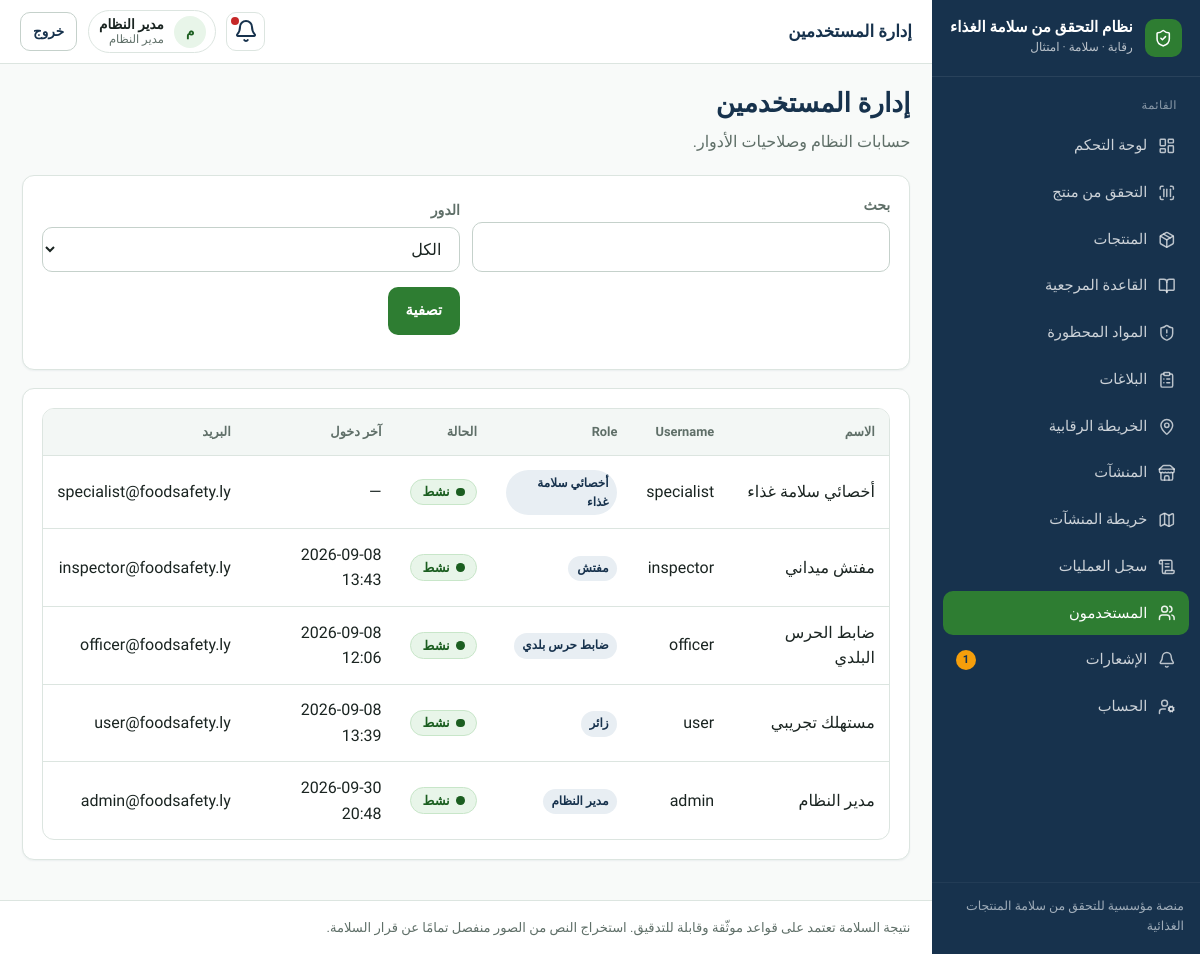
Page /accounts/users/ (signed in) on the committed database.
### apps/accounts/models.py (models this page shows, shortened)
class User(AbstractUser):
    id = models.UUIDField(primary_key=True, default=uuid.uuid4, editable=False)
    full_name = models.CharField("الاسم الكامل", max_length=150, blank=True)
    phone = models.CharField("الهاتف", max_length=20, blank=True, null=True, unique=True)
    role = models.CharField(
        max_length=32,
        choices=Role.choices,
        default=Role.USER,
        db_index=True,
    )
    preferred_language = models.CharField(
        max_length=2,
        choices=[("ar", "العربية"), ("en", "English")],
        default="ar",
    )
    is_active = models.BooleanField(default=True)
    class Meta:
        verbose_name = "مستخدم"
        verbose_name_plural = "المستخدمون"
        ordering = ["-date_joined"]

### apps/accounts/views.py (the view)
# urls.py: path("users/", user_list, name="users"),
@login_required
def user_list(request):
    if request.user.role != Role.ADMIN and not request.user.is_superuser:
        return redirect("core:home")
    q = request.GET.get("q", "").strip()
    role = request.GET.get("role", "").strip()
    qs = User.objects.all().order_by("-date_joined")
    if q:
        qs = qs.filter(
            Q(username__icontains=q) | Q(full_name__icontains=q) | Q(email__icontains=q)
        )
    if role:
        qs = qs.filter(role=role)
    page = Paginator(qs, 25).get_page(request.GET.get("page"))
    return render(
        request,
        "accounts/users.html",
        {"page_obj": page, "q": q, "role": role, "role_choices": Role.choices},
    )

### apps/core/context_processors.py (called while the page is built)
def _item(label, url_name, icon, match_prefixes=None):
    return {
        "label": label,
        "url_name": url_name,
        "icon": icon,
        "match_prefixes": match_prefixes or [],
    }

### templates/accounts/users.html (shortened to what this page needs)
{% extends "base.html" %}
{% block topbar_title %}إدارة المستخدمين{% endblock %}
{% block content %}
<div class="page-header">
  <div>
    <h1>إدارة المستخدمين</h1>
    <p class="lead">حسابات النظام وصلاحيات الأدوار.</p>
  </div>
</div>
<section class="card panel">
  <form method="get" class="filters">
    <div><label>بحث</label><input type="search" name="q" value="{{ q }}"></div>
    <div>
      <label>الدور</label>
      <select name="role">
        <option value="">الكل</option>
      </select>
    </div>
    <div><button class="btn btn-primary" type="submit">تصفية</button></div>
  </form>
</section>
<section class="card">
  <div class="table-wrap">
    <table class="table">
      <thead>
        <tr><th>الاسم</th><th>Username</th><th>Role</th><th>الحالة</th><th>آخر دخول</th><th>البريد</th></tr>
      </thead>
      <tbody>
        {% for u in page_obj %}
        <tr>
          <td>{{ u.full_name|default:u.username }}</td>
          <td>{{ u.username }}</td>
          <td><span class="role-badge">{{ u.get_role_display }}</span></td>
          <td>{% if u.is_active %}{% include "partials/status_badge.html" with code="SAFE" label="نشط" %}{% else %}{% include "partials/status_badge.html" with code="UNSAFE" label="موقوف" %}{% endif %}</td>
          <td>{{ u.last_login|date:"Y-m-d H:i"|default:"—" }}</td>
          <td>{{ u.email|default:"—" }}</td>
        </tr>
        {% empty %}
        <tr><td colspan="6"><div class="empty-state"><h3>لا مستخدمين</h3></div></td></tr>
        {% endfor %}
      </tbody>
    </table>
  </div>
</section>
{% endblock %}

### templates/base.html (shortened to what this page needs)
{% load static %}
<!DOCTYPE html>
<html lang="ar" dir="rtl">
<head>
  <link rel="stylesheet" href="{% static 'css/design-system.css' %}">
</head>
<body class="{% block body_class %}{% endblock %}">
{% if use_app_shell %}
  <div class="app-shell">
    <aside class="sidebar" id="sidebar">
      <a class="sidebar-brand" href="{% url 'core:home' %}">
        <span class="brand-mark" aria-hidden="true"><i data-lucide="shield-check"></i></span>
        <span class="brand-text">
          <strong>{{ app_name_ar }}</strong>
          <span>رقابة · سلامة · امتثال</span>
        </span>
      </a>
      <nav class="sidebar-nav" aria-label="القائمة الرئيسية">
        <div class="nav-section">
          <div class="nav-section-title">القائمة</div>
          {% for item in nav_items %}
            <a class="nav-link {% if item.active %}active{% endif %}" href="{{ item.url }}">
              <i data-lucide="{{ item.icon }}"></i>
              <span>{{ item.label }}</span>
              {% if item.url_name == 'notifications:list' and unread_notifications %}
                <span class="nav-badge">{{ unread_notifications }}</span>
              {% endif %}
            </a>
          {% endfor %}
        </div>
      </nav>
      <div class="sidebar-footer">منصة مؤسسية للتحقق من سلامة المنتجات الغذائية</div>
    </aside>
    <div class="main-wrap">
      <header class="topbar">
        <div class="topbar-left">
          <div class="page-title-top">{% block topbar_title %}{{ app_name_ar }}{% endblock %}</div>
        </div>
        <div class="topbar-right">
          <a class="icon-btn" href="{% url 'notifications:list' %}" title="الإشعارات" aria-label="الإشعارات">
            <i data-lucide="bell"></i>
            {% if unread_notifications %}<span class="dot"></span>{% endif %}
          </a>
          <div class="user-chip">
            <span class="user-avatar">{{ user.full_name|default:user.username|make_list|first|upper }}</span>
            <span class="user-meta">
              <strong>{{ user.full_name|default:user.username }}</strong>
              <span>{{ user.get_role_display }}</span>
            </span>
          </div>
          <form method="post" action="{% url 'accounts:logout' %}">
            <button class="btn btn-secondary btn-sm" type="submit">خروج</button>
          </form>
        </div>
      </header>
{% endif %}
      <main class="content"{% if not use_app_shell %} style="max-width:1100px;margin:0 auto"{% endif %}>
        {% block content %}{% endblock %}
      </main>
{% if use_app_shell %}
      <footer class="app-footer">
        نتيجة السلامة تعتمد على قواعد موثّقة وقابلة للتدقيق. استخراج النص من الصور منفصل تمامًا عن قرار السلامة.
      </footer>
    </div>
  </div>
{% else %}
  </div>
{% endif %}
</body>
</html>

### templates/partials/status_badge.html (shortened to what this page needs)
<span class="status-badge status-{{ code }}">
  <span class="dot" aria-hidden="true"></span>
  {{ label }}
</span>

### rows in the picture
User: full_name|make_list "م", full_name "مدير النظام", role "مدير النظام", username "admin", label "نشط", last_login "2026-09-30 20:48", email "admin@foodsafety.ly"
User: full_name "أخصائي سلامة غذاء", username "specialist", role "أخصائي سلامة غذاء", label "نشط", last_login "—", email "specialist@foodsafety.ly"
User: full_name "مفتش ميداني", username "inspector", role "مفتش", label "نشط", last_login "2026-09-08 13:43", email "inspector@foodsafety.ly"
User: full_name "ضابط الحرس البلدي", username "officer", role "ضابط حرس بلدي", label "نشط", last_login "2026-09-08 12:06", email "officer@foodsafety.ly"
User: full_name "مستهلك تجريبي", username "user", role "زائر", label "نشط", last_login "2026-09-08 13:39", email "user@foodsafety.ly"

### other values in the picture
{{ app_name_ar }} "نظام التحقق من سلامة الغذاء"
{{ item.label }} "لوحة التحكم" "التحقق من منتج" "المنتجات" "القاعدة المرجعية" "المواد المحظورة" "البلاغات" "الخريطة الرقابية" "المنشآت" "خريطة المنشآت" "سجل العمليات" "المستخدمون" "الإشعارات" "الحساب"
{{ unread_notifications }} "1"
